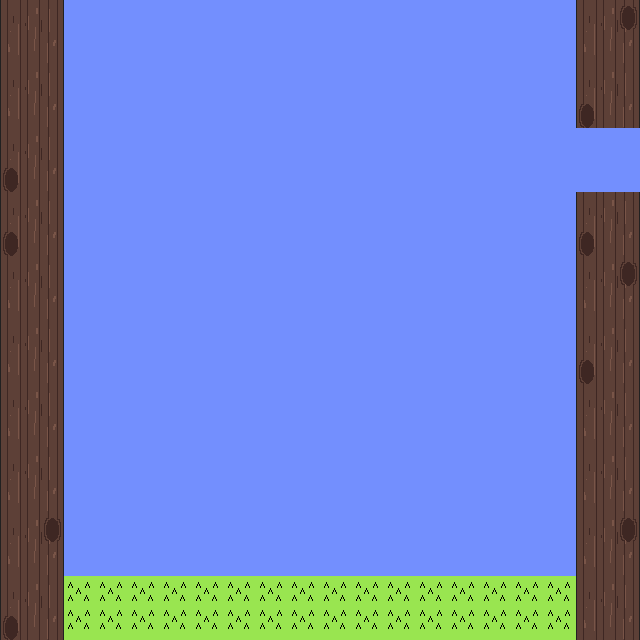

A 2D game scene composited from a Tiled map and its tileset images. What follows is a short description and the map's XML, with every tile layer's data as written:
An orthogonal 10x10 tile map with 64x64 px tiles, 1 tile layer (Tile Layer 1).

<map version="1.0" orientation="orthogonal" renderorder="right-down" width="10" height="10" tilewidth="64" tileheight="64" nextobjectid="1">
 <tileset firstgid="1" name="stuff" tilewidth="64" tileheight="64">
  <tile id="0">
   <image width="64" height="64" source="blanksky.png" />
  </tile>
  <tile id="1">
   <image width="64" height="64" source="blanksky.png" />
  </tile>
  <tile id="2">
   <image width="64" height="64" source="treemiddle.png" />
  </tile>
  <tile id="3">
   <image width="64" height="64" source="treemiddle2.png" />
  </tile>
  <tile id="4">
   <image width="64" height="64" source="treemiddle3.png" />
  </tile>
  <tile id="5">
   <image width="64" height="64" source="grass.png" />
  </tile>
 </tileset>
 <layer name="Tile Layer 1" width="10" height="10">
  <data>
   <tile gid="5" />
   <tile gid="1" />
   <tile gid="1" />
   <tile gid="1" />
   <tile gid="1" />
   <tile gid="1" />
   <tile gid="1" />
   <tile gid="1" />
   <tile gid="1" />
   <tile gid="3" />
   <tile gid="5" />
   <tile gid="1" />
   <tile gid="1" />
   <tile gid="1" />
   <tile gid="1" />
   <tile gid="1" />
   <tile gid="1" />
   <tile gid="1" />
   <tile gid="1" />
   <tile gid="4" />
   <tile gid="4" />
   <tile gid="1" />
   <tile gid="1" />
   <tile gid="1" />
   <tile gid="1" />
   <tile gid="1" />
   <tile gid="1" />
   <tile gid="1" />
   <tile gid="1" />
   <tile gid="2" />
   <tile gid="4" />
   <tile gid="1" />
   <tile gid="1" />
   <tile gid="1" />
   <tile gid="1" />
   <tile gid="1" />
   <tile gid="1" />
   <tile gid="1" />
   <tile gid="1" />
   <tile gid="4" />
   <tile gid="5" />
   <tile gid="1" />
   <tile gid="1" />
   <tile gid="1" />
   <tile gid="1" />
   <tile gid="1" />
   <tile gid="1" />
   <tile gid="1" />
   <tile gid="1" />
   <tile gid="3" />
   <tile gid="5" />
   <tile gid="1" />
   <tile gid="1" />
   <tile gid="1" />
   <tile gid="1" />
   <tile gid="1" />
   <tile gid="1" />
   <tile gid="1" />
   <tile gid="1" />
   <tile gid="4" />
   <tile gid="5" />
   <tile gid="1" />
   <tile gid="1" />
   <tile gid="1" />
   <tile gid="1" />
   <tile gid="1" />
   <tile gid="1" />
   <tile gid="1" />
   <tile gid="1" />
   <tile gid="5" />
   <tile gid="5" />
   <tile gid="1" />
   <tile gid="1" />
   <tile gid="1" />
   <tile gid="1" />
   <tile gid="1" />
   <tile gid="1" />
   <tile gid="1" />
   <tile gid="1" />
   <tile gid="5" />
   <tile gid="3" />
   <tile gid="1" />
   <tile gid="1" />
   <tile gid="1" />
   <tile gid="1" />
   <tile gid="1" />
   <tile gid="1" />
   <tile gid="1" />
   <tile gid="1" />
   <tile gid="3" />
   <tile gid="4" />
   <tile gid="6" />
   <tile gid="6" />
   <tile gid="6" />
   <tile gid="6" />
   <tile gid="6" />
   <tile gid="6" />
   <tile gid="6" />
   <tile gid="6" />
   <tile gid="5" />
  </data>
 </layer>
</map>